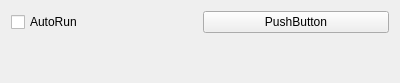
<?xml version="1.0" encoding="UTF-8"?>
<ui version="4.0">
 <class>Widget</class>
 <widget class="QWidget" name="Widget">
  <property name="geometry">
   <rect>
    <x>0</x>
    <y>0</y>
    <width>400</width>
    <height>83</height>
   </rect>
  </property>
  <property name="windowTitle">
   <string>Widget</string>
  </property>
  <layout class="QGridLayout" name="gridLayout">
   <item row="0" column="0">
    <widget class="QCheckBox" name="checkBox">
     <property name="text">
      <string>AutoRun</string>
     </property>
    </widget>
   </item>
   <item row="0" column="1">
    <widget class="QPushButton" name="pushButton">
     <property name="text">
      <string>PushButton</string>
     </property>
    </widget>
   </item>
   <item row="1" column="0" colspan="2">
    <spacer name="verticalSpacer">
     <property name="orientation">
      <enum>Qt::Vertical</enum>
     </property>
     <property name="sizeHint" stdset="0">
      <size>
       <width>20</width>
       <height>40</height>
      </size>
     </property>
    </spacer>
   </item>
  </layout>
 </widget>
 <layoutdefault spacing="6" margin="11"/>
 <resources/>
 <connections/>
</ui>
